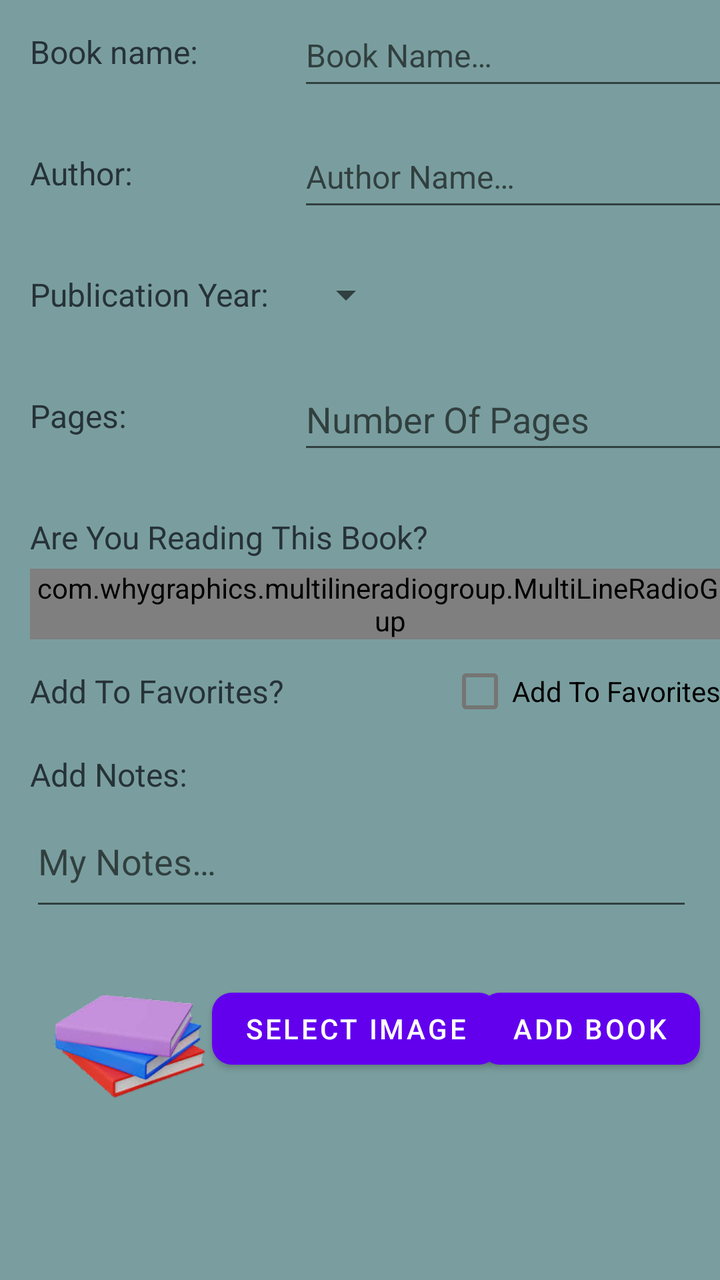
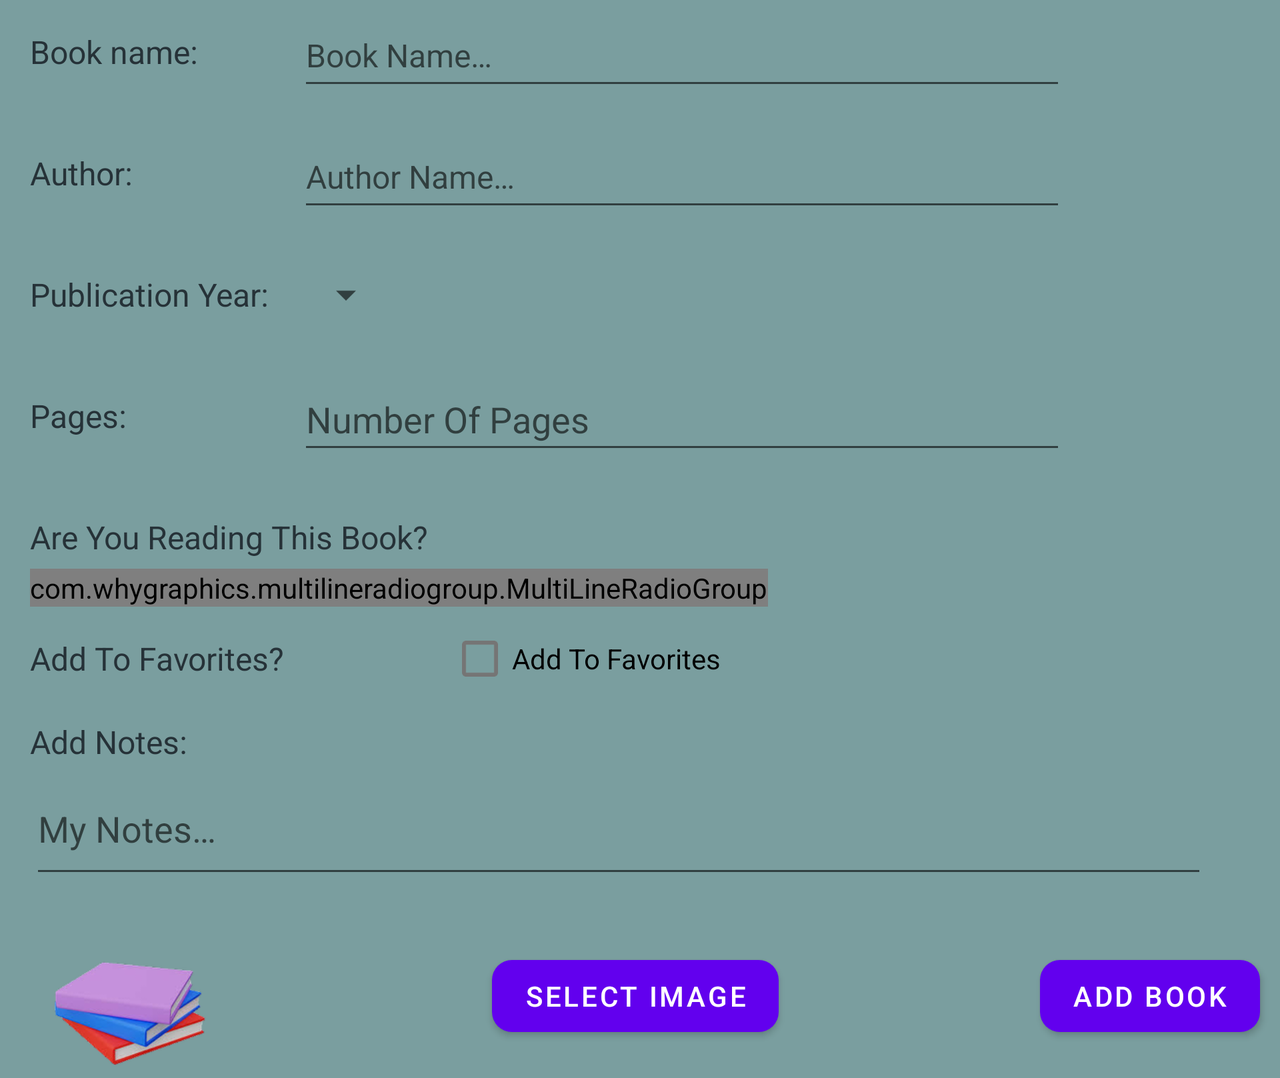

Two renders of one Android screen. The first uses the default layout on a phone; the second uses the alternative layout the repository ships for a different screen configuration, on a matching device. The two XML files are below.
<!-- AndroidManifest.xml: application theme Theme.My_Library -->
<!-- res/layout/activity_add_book.xml -->
<?xml version="1.0" encoding="utf-8"?>
<androidx.constraintlayout.widget.ConstraintLayout xmlns:android="http://schemas.android.com/apk/res/android"
    xmlns:app="http://schemas.android.com/apk/res-auto"
    xmlns:multi_line_radio_group="http://schemas.android.com/apk/res-auto"
    xmlns:tools="http://schemas.android.com/tools"
    android:id="@+id/parentLayout"
    android:layout_width="match_parent"
    android:layout_height="match_parent"
    android:fillViewport="true"
    tools:context="com.sirajsaleem.my_library.AddBookActivity">

    <TextView
        android:id="@+id/nameTxtView"
        android:layout_width="wrap_content"
        android:layout_height="wrap_content"
        android:layout_marginTop="15dp"
        android:text="@string/bookName"
        android:textColor="@color/metalic_black"
        android:textSize="16sp"
        app:layout_constraintStart_toStartOf="@+id/guideline2"
        app:layout_constraintTop_toTopOf="parent" />

    <EditText
        android:id="@+id/nameEditTxt"
        android:layout_width="0dp"
        android:layout_height="wrap_content"
        android:layout_marginStart="15dp"
        android:autofillHints=""
        android:hint="@string/bookNameHint"
        android:inputType="text"
        android:minHeight="48dp"
        android:textSize="16sp"
        app:layout_constraintBottom_toBottomOf="@+id/nameTxtView"
        app:layout_constraintStart_toStartOf="@+id/guideline5"
        app:layout_constraintTop_toTopOf="@+id/nameTxtView"
        app:layout_constraintWidth_percent="0.6"
        tools:ignore="TextContrastCheck" />

    <TextView
        android:id="@+id/authorTxtView"
        android:layout_width="wrap_content"
        android:layout_height="wrap_content"
        android:layout_marginTop="15dp"
        android:text="@string/bookAuthor"
        android:textColor="@color/metalic_black"
        android:textSize="16sp"
        app:layout_constraintStart_toStartOf="@+id/guideline2"
        app:layout_constraintTop_toBottomOf="@+id/nameError" />

    <EditText
        android:id="@+id/authorEditTxt"
        android:layout_width="0dp"
        android:layout_height="wrap_content"
        android:layout_marginStart="15dp"
        android:autofillHints=""
        android:hint="@string/authorNameHint"
        android:inputType="textPersonName"
        android:minHeight="48dp"
        android:textSize="16sp"
        app:layout_constraintBottom_toBottomOf="@+id/authorTxtView"
        app:layout_constraintStart_toStartOf="@+id/guideline5"
        app:layout_constraintTop_toTopOf="@+id/authorTxtView"
        app:layout_constraintWidth_percent="0.6"
        tools:ignore="TextContrastCheck" />

    <TextView
        android:id="@+id/publicationTxtView"
        android:layout_width="wrap_content"
        android:layout_height="wrap_content"
        android:layout_marginTop="15dp"
        android:text="@string/publicationYear"
        android:textColor="@color/metalic_black"
        android:textSize="16sp"
        app:layout_constraintStart_toStartOf="@+id/guideline2"
        app:layout_constraintTop_toBottomOf="@+id/authorError" />

    <Spinner
        android:id="@+id/yearSpinner"
        android:layout_width="wrap_content"
        android:layout_height="wrap_content"
        android:layout_marginStart="15dp"
        android:contentDescription="@string/publicationYearHint"
        android:minHeight="48dp"
        app:layout_constraintBottom_toBottomOf="@+id/publicationTxtView"
        app:layout_constraintStart_toStartOf="@+id/guideline5"
        app:layout_constraintTop_toTopOf="@+id/publicationTxtView" />

    <TextView
        android:id="@+id/pagesTxtView"
        android:layout_width="wrap_content"
        android:layout_height="wrap_content"
        android:layout_marginTop="15dp"
        android:text="@string/bookPages"
        android:textColor="@color/metalic_black"
        android:textSize="16sp"
        app:layout_constraintStart_toStartOf="@+id/guideline2"
        app:layout_constraintTop_toBottomOf="@+id/publicationError" />

    <EditText
        android:id="@+id/pagesNum"
        android:layout_width="0dp"
        android:layout_height="wrap_content"
        android:layout_marginStart="15dp"
        android:autofillHints=""
        android:ems="10"
        android:hint="@string/numberOfPages"
        android:inputType="number"
        android:minHeight="48dp"
        app:layout_constraintBottom_toBottomOf="@+id/pagesTxtView"
        app:layout_constraintStart_toStartOf="@+id/guideline5"
        app:layout_constraintTop_toTopOf="@+id/pagesTxtView"
        app:layout_constraintWidth_percent="0.6"
        tools:ignore="TextContrastCheck" />

    <androidx.constraintlayout.widget.Guideline
        android:id="@+id/guideline2"
        android:layout_width="wrap_content"
        android:layout_height="wrap_content"
        android:orientation="vertical"
        app:layout_constraintGuide_begin="15dp" />

    <TextView
        android:id="@+id/nameError"
        android:layout_width="wrap_content"
        android:layout_height="wrap_content"
        android:layout_marginTop="5dp"
        app:layout_constraintStart_toStartOf="@+id/guideline2"
        app:layout_constraintTop_toBottomOf="@+id/nameTxtView" />

    <TextView
        android:id="@+id/authorError"
        android:layout_width="wrap_content"
        android:layout_height="wrap_content"
        android:layout_marginTop="5dp"
        app:layout_constraintStart_toStartOf="@+id/guideline2"
        app:layout_constraintTop_toBottomOf="@+id/authorTxtView" />

    <TextView
        android:id="@+id/publicationError"
        android:layout_width="wrap_content"
        android:layout_height="wrap_content"
        android:layout_marginTop="5dp"
        app:layout_constraintStart_toStartOf="@+id/guideline2"
        app:layout_constraintTop_toBottomOf="@+id/publicationTxtView" />

    <TextView
        android:id="@+id/pagesError"
        android:layout_width="wrap_content"
        android:layout_height="wrap_content"
        android:layout_marginTop="5dp"
        app:layout_constraintStart_toStartOf="@+id/guideline2"
        app:layout_constraintTop_toBottomOf="@+id/pagesTxtView" />

    <com.whygraphics.multilineradiogroup.MultiLineRadioGroup
        android:id="@+id/isReadingRadioGroup"
        android:layout_width="wrap_content"
        android:layout_height="wrap_content"
        android:layout_marginTop="5dp"
        app:layout_constraintStart_toStartOf="@+id/guideline2"
        app:layout_constraintTop_toBottomOf="@+id/isReadingTxt"
        multi_line_radio_group:max_in_row="2">

        <RadioButton
            android:id="@+id/currentlyReadingRadioBtn"
            android:layout_width="wrap_content"
            android:layout_height="wrap_content"
            android:text="@string/currently_reading" />

        <RadioButton
            android:id="@+id/finishedReadingRadioBtn"
            android:layout_width="wrap_content"
            android:layout_height="wrap_content"
            android:text="@string/finished_reading" />

        <RadioButton
            android:id="@+id/wishlistRadioBtn"
            android:layout_width="wrap_content"
            android:layout_height="wrap_content"
            android:text="@string/add_to_wishlist" />
    </com.whygraphics.multilineradiogroup.MultiLineRadioGroup>

    
    
    
    
    
    
    
    
    
    
    

    <TextView
        android:id="@+id/isReadingTxt"
        android:layout_width="wrap_content"
        android:layout_height="wrap_content"
        android:layout_marginTop="15dp"
        android:text="@string/are_you_reading_this_book"
        android:textColor="@color/metalic_black"
        android:textSize="16sp"
        app:layout_constraintStart_toStartOf="@+id/guideline2"
        app:layout_constraintTop_toBottomOf="@+id/pagesError" />

    <TextView
        android:id="@+id/isReadingError"
        android:layout_width="wrap_content"
        android:layout_height="wrap_content"
        android:layout_marginStart="15dp"
        app:layout_constraintBottom_toBottomOf="@+id/isReadingTxt"
        app:layout_constraintStart_toEndOf="@+id/isReadingTxt"
        app:layout_constraintTop_toTopOf="@+id/isReadingTxt"
        app:layout_constraintVertical_bias="0.0" />

    <CheckBox
        android:id="@+id/myFavCheckBox"
        android:layout_width="wrap_content"
        android:layout_height="wrap_content"
        android:layout_marginStart="90dp"
        android:text="@string/add_to_favorites_first_letter_caps"
        app:layout_constraintBottom_toBottomOf="@+id/addToFavTxt"
        app:layout_constraintStart_toStartOf="@+id/guideline5"
        app:layout_constraintTop_toTopOf="@+id/addToFavTxt" />

    <androidx.constraintlayout.widget.Barrier
        android:id="@+id/barrier2"
        android:layout_width="wrap_content"
        android:layout_height="wrap_content"
        app:barrierDirection="left" />

    <androidx.constraintlayout.widget.Guideline
        android:id="@+id/guideline5"
        android:layout_width="wrap_content"
        android:layout_height="wrap_content"
        android:orientation="vertical"
        app:layout_constraintGuide_begin="134dp" />

    <com.google.android.material.button.MaterialButton
        android:id="@+id/addBtn"
        android:layout_width="wrap_content"
        android:layout_height="wrap_content"
        android:layout_marginEnd="10dp"
        android:text="@string/addBook"
        app:cornerRadius="10dp"
        app:layout_constraintBottom_toBottomOf="@+id/selectImgBtn"
        app:layout_constraintEnd_toEndOf="parent"
        app:layout_constraintTop_toTopOf="@+id/selectImgBtn"
        tools:ignore="TextContrastCheck" />

    <ImageView
        android:id="@+id/bookImg"
        android:layout_width="100dp"
        android:layout_height="80dp"
        android:layout_marginTop="15dp"
        android:layout_marginBottom="10dp"
        android:contentDescription="@string/book_image"
        android:src="@mipmap/books"
        app:layout_constraintBottom_toBottomOf="@+id/selectImgBtn"
        app:layout_constraintStart_toStartOf="@+id/guideline2"
        app:layout_constraintTop_toBottomOf="@+id/addNotesEditTxt"
        app:layout_constraintVertical_bias="0.0"
        tools:ignore="ImageContrastCheck" />

    <com.google.android.material.button.MaterialButton
        android:id="@+id/selectImgBtn"
        android:layout_width="wrap_content"
        android:layout_height="wrap_content"
        android:layout_marginTop="30dp"
        android:text="@string/select_image"
        app:cornerRadius="10dp"
        app:layout_constraintEnd_toStartOf="@+id/addBtn"
        app:layout_constraintStart_toEndOf="@+id/bookImg"
        app:layout_constraintTop_toBottomOf="@+id/addNotesEditTxt"
        tools:ignore="TextContrastCheck" />

    <TextView
        android:id="@+id/addToFavTxt"
        android:layout_width="wrap_content"
        android:layout_height="wrap_content"
        android:layout_marginTop="15dp"
        android:text="@string/add_to_favorites_question"
        android:textColor="@color/metalic_black"
        android:textSize="16sp"
        app:layout_constraintStart_toStartOf="@+id/guideline2"
        app:layout_constraintTop_toBottomOf="@+id/isReadingRadioGroup" />

    <TextView
        android:id="@+id/notesTxt"
        android:layout_width="wrap_content"
        android:layout_height="wrap_content"
        android:layout_marginTop="20dp"
        android:text="@string/add_notes_with_colon"
        android:textColor="@color/metalic_black"
        android:textSize="16sp"
        app:layout_constraintStart_toStartOf="@+id/guideline2"
        app:layout_constraintTop_toBottomOf="@+id/addToFavTxt" />

    <EditText
        android:id="@+id/addNotesEditTxt"
        android:layout_width="0dp"
        android:layout_height="wrap_content"
        android:autofillHints=""
        android:hint="@string/notes_hint"
        android:inputType="textMultiLine"
        android:lines="2"
        android:minHeight="48dp"
        app:layout_constraintStart_toStartOf="@+id/guideline2"
        app:layout_constraintTop_toBottomOf="@+id/notesTxt"
        app:layout_constraintWidth_percent="0.92"
        tools:ignore="TextContrastCheck" />
</androidx.constraintlayout.widget.ConstraintLayout>
<!-- resources referenced by this layout -->
<resources>
  <color name="metalic_black">#263238</color>
  <!-- mipmap books: png bitmap (mipmap-hdpi, 7725 bytes) -->
  <string name="addBook">Add Book</string>
  <string name="add_notes_with_colon">Add Notes:</string>
  <string name="add_to_favorites_first_letter_caps">Add To Favorites</string>
  <string name="add_to_favorites_question">Add To Favorites?</string>
  <string name="add_to_wishlist">Add To Wishlist</string>
  <string name="are_you_reading_this_book">Are You Reading This Book?</string>
  <string name="authorNameHint">Author Name…</string>
  <string name="bookAuthor">Author:</string>
  <string name="bookName">Book name:</string>
  <string name="bookNameHint">Book Name…</string>
  <string name="bookPages">Pages:</string>
  <string name="book_image">Book Image</string>
  <string name="currently_reading">Currently Reading</string>
  <string name="finished_reading">Finished Reading</string>
  <string name="notes_hint">My Notes…</string>
  <string name="numberOfPages">Number Of Pages</string>
  <string name="publicationYear">Publication Year:</string>
  <string name="publicationYearHint">Publication Year…</string>
  <string name="select_image">Select Image</string>
  <style name="Theme.My_Library" parent="Theme.MaterialComponents.Light">
          
          <item name="colorPrimary">@color/purple_500</item>
          <item name="colorPrimaryVariant">@color/purple_700</item>
          <item name="colorOnPrimary">@color/white</item>
          
          <item name="colorSecondary">@color/deep_taupe</item>
          <item name="colorSecondaryVariant">@color/teal_700</item>
          <item name="colorOnSecondary">@color/black</item>
          
          <item name="android:statusBarColor">?attr/colorPrimaryVariant</item>
          
          
          <item name="android:windowAnimationStyle">@style/CustomAnimation</item>
          <item name="android:windowBackground">@color/cadetBlue</item>
      </style>
  <color name="purple_500">#FF6200EE</color>
  <color name="purple_700">#FF3700B3</color>
  <color name="white">#FFFFFFFF</color>
  <color name="deep_taupe">#7A6263</color>
  <color name="teal_700">#FF018786</color>
  <color name="black">#FF000000</color>
  <style name="CustomAnimation">
          <item name="android:activityOpenEnterAnimation">@anim/slide_in</item>
          <item name="android:activityOpenExitAnimation">@anim/slide_out</item>
          <item name="android:activityCloseEnterAnimation">@anim/slide_out</item>
          <item name="android:activityCloseExitAnimation">@anim/slide_in</item>
          <item name="android:windowEnterAnimation">@anim/slide_up</item>
          <item name="android:windowExitAnimation">@anim/slide_down</item>
      </style>
  <color name="cadetBlue">#7A9E9F</color>
</resources>
<!-- res/layout-land/activity_add_book.xml (the repository's variant of the layout above) -->
<!-- drawn on the phone turned sideways -->
<?xml version="1.0" encoding="utf-8"?>
<ScrollView xmlns:android="http://schemas.android.com/apk/res/android"
    xmlns:app="http://schemas.android.com/apk/res-auto"
    xmlns:multi_line_radio_group="http://schemas.android.com/apk/res-auto"
    xmlns:tools="http://schemas.android.com/tools"
    android:layout_width="match_parent"
    android:layout_height="wrap_content">

    <androidx.constraintlayout.widget.ConstraintLayout
        android:id="@+id/parentLayout"
        android:layout_width="match_parent"
        android:layout_height="wrap_content"
        android:fillViewport="true"
        tools:context="com.sirajsaleem.my_library.AddBookActivity">


        <TextView
            android:id="@+id/nameTxtView"
            android:layout_width="wrap_content"
            android:layout_height="wrap_content"
            android:layout_marginTop="15dp"
            android:text="@string/bookName"
            android:textColor="@color/metalic_black"
            android:textSize="16sp"
            app:layout_constraintStart_toStartOf="@+id/guideline2"
            app:layout_constraintTop_toTopOf="parent" />

        <EditText
            android:id="@+id/nameEditTxt"
            android:layout_width="0dp"
            android:layout_height="wrap_content"
            android:layout_marginStart="15dp"
            android:autofillHints=""
            android:hint="@string/bookNameHint"
            android:inputType="text"
            android:minHeight="48dp"
            android:textSize="16sp"
            app:layout_constraintBottom_toBottomOf="@+id/nameTxtView"
            app:layout_constraintStart_toStartOf="@+id/guideline5"
            app:layout_constraintTop_toTopOf="@+id/nameTxtView"
            app:layout_constraintWidth_percent="0.6"
            tools:ignore="TextContrastCheck" />

        <TextView
            android:id="@+id/authorTxtView"
            android:layout_width="wrap_content"
            android:layout_height="wrap_content"
            android:layout_marginTop="15dp"
            android:text="@string/bookAuthor"
            android:textColor="@color/metalic_black"
            android:textSize="16sp"
            app:layout_constraintStart_toStartOf="@+id/guideline2"
            app:layout_constraintTop_toBottomOf="@+id/nameError" />

        <EditText
            android:id="@+id/authorEditTxt"
            android:layout_width="0dp"
            android:layout_height="wrap_content"
            android:layout_marginStart="15dp"
            android:autofillHints=""
            android:hint="@string/authorNameHint"
            android:inputType="textPersonName"
            android:minHeight="48dp"
            android:textSize="16sp"
            app:layout_constraintBottom_toBottomOf="@+id/authorTxtView"
            app:layout_constraintStart_toStartOf="@+id/guideline5"
            app:layout_constraintTop_toTopOf="@+id/authorTxtView"
            app:layout_constraintWidth_percent="0.6"
            tools:ignore="TextContrastCheck" />

        <TextView
            android:id="@+id/publicationTxtView"
            android:layout_width="wrap_content"
            android:layout_height="wrap_content"
            android:layout_marginTop="15dp"
            android:text="@string/publicationYear"
            android:textColor="@color/metalic_black"
            android:textSize="16sp"
            app:layout_constraintStart_toStartOf="@+id/guideline2"
            app:layout_constraintTop_toBottomOf="@+id/authorError" />

        <Spinner
            android:id="@+id/yearSpinner"
            android:layout_width="wrap_content"
            android:layout_height="wrap_content"
            android:layout_marginStart="15dp"
            android:contentDescription="@string/publicationYearHint"
            android:minHeight="48dp"
            app:layout_constraintBottom_toBottomOf="@+id/publicationTxtView"
            app:layout_constraintStart_toStartOf="@+id/guideline5"
            app:layout_constraintTop_toTopOf="@+id/publicationTxtView" />

        <TextView
            android:id="@+id/pagesTxtView"
            android:layout_width="wrap_content"
            android:layout_height="wrap_content"
            android:layout_marginTop="15dp"
            android:text="@string/bookPages"
            android:textColor="@color/metalic_black"
            android:textSize="16sp"
            app:layout_constraintStart_toStartOf="@+id/guideline2"
            app:layout_constraintTop_toBottomOf="@+id/publicationError" />

        <EditText
            android:id="@+id/pagesNum"
            android:layout_width="0dp"
            android:layout_height="wrap_content"
            android:layout_marginStart="15dp"
            android:autofillHints=""
            android:ems="10"
            android:hint="@string/numberOfPages"
            android:inputType="number"
            android:minHeight="48dp"
            app:layout_constraintBottom_toBottomOf="@+id/pagesTxtView"
            app:layout_constraintStart_toStartOf="@+id/guideline5"
            app:layout_constraintTop_toTopOf="@+id/pagesTxtView"
            app:layout_constraintWidth_percent="0.6"
            tools:ignore="TextContrastCheck" />

        <androidx.constraintlayout.widget.Guideline
            android:id="@+id/guideline2"
            android:layout_width="wrap_content"
            android:layout_height="wrap_content"
            android:orientation="vertical"
            app:layout_constraintGuide_begin="15dp" />

        <TextView
            android:id="@+id/nameError"
            android:layout_width="wrap_content"
            android:layout_height="wrap_content"
            android:layout_marginTop="5dp"
            app:layout_constraintStart_toStartOf="@+id/guideline2"
            app:layout_constraintTop_toBottomOf="@+id/nameTxtView" />

        <TextView
            android:id="@+id/authorError"
            android:layout_width="wrap_content"
            android:layout_height="wrap_content"
            android:layout_marginTop="5dp"
            app:layout_constraintStart_toStartOf="@+id/guideline2"
            app:layout_constraintTop_toBottomOf="@+id/authorTxtView" />

        <TextView
            android:id="@+id/publicationError"
            android:layout_width="wrap_content"
            android:layout_height="wrap_content"
            android:layout_marginTop="5dp"
            app:layout_constraintStart_toStartOf="@+id/guideline2"
            app:layout_constraintTop_toBottomOf="@+id/publicationTxtView" />

        <TextView
            android:id="@+id/pagesError"
            android:layout_width="wrap_content"
            android:layout_height="wrap_content"
            android:layout_marginTop="5dp"
            app:layout_constraintStart_toStartOf="@+id/guideline2"
            app:layout_constraintTop_toBottomOf="@+id/pagesTxtView" />

        <com.whygraphics.multilineradiogroup.MultiLineRadioGroup
            android:id="@+id/isReadingRadioGroup"
            android:layout_width="wrap_content"
            android:layout_height="wrap_content"
            android:layout_marginTop="5dp"
            app:layout_constraintStart_toStartOf="@+id/guideline2"
            app:layout_constraintTop_toBottomOf="@+id/isReadingTxt"
            multi_line_radio_group:max_in_row="2">

            <RadioButton
                android:id="@+id/currentlyReadingRadioBtn"
                android:layout_width="wrap_content"
                android:layout_height="wrap_content"
                android:text="@string/currently_reading" />

            <RadioButton
                android:id="@+id/finishedReadingRadioBtn"
                android:layout_width="wrap_content"
                android:layout_height="wrap_content"
                android:text="@string/finished_reading" />

            <RadioButton
                android:id="@+id/wishlistRadioBtn"
                android:layout_width="wrap_content"
                android:layout_height="wrap_content"
                android:text="@string/add_to_wishlist" />
        </com.whygraphics.multilineradiogroup.MultiLineRadioGroup>

        
        
        
        
        
        
        
        
        
        
        

        <TextView
            android:id="@+id/isReadingTxt"
            android:layout_width="wrap_content"
            android:layout_height="wrap_content"
            android:layout_marginTop="15dp"
            android:text="@string/are_you_reading_this_book"
            android:textColor="@color/metalic_black"
            android:textSize="16sp"
            app:layout_constraintStart_toStartOf="@+id/guideline2"
            app:layout_constraintTop_toBottomOf="@+id/pagesError" />

        <TextView
            android:id="@+id/isReadingError"
            android:layout_width="wrap_content"
            android:layout_height="wrap_content"
            android:layout_marginStart="15dp"
            app:layout_constraintBottom_toBottomOf="@+id/isReadingTxt"
            app:layout_constraintStart_toEndOf="@+id/isReadingTxt"
            app:layout_constraintTop_toTopOf="@+id/isReadingTxt"
            app:layout_constraintVertical_bias="0.0" />

        <CheckBox
            android:id="@+id/myFavCheckBox"
            android:layout_width="wrap_content"
            android:layout_height="wrap_content"
            android:layout_marginStart="90dp"
            android:text="@string/add_to_favorites_first_letter_caps"
            app:layout_constraintBottom_toBottomOf="@+id/addToFavTxt"
            app:layout_constraintStart_toStartOf="@+id/guideline5"
            app:layout_constraintTop_toTopOf="@+id/addToFavTxt" />

        <androidx.constraintlayout.widget.Barrier
            android:id="@+id/barrier2"
            android:layout_width="wrap_content"
            android:layout_height="wrap_content"
            app:barrierDirection="left" />

        <androidx.constraintlayout.widget.Guideline
            android:id="@+id/guideline5"
            android:layout_width="wrap_content"
            android:layout_height="wrap_content"
            android:orientation="vertical"
            app:layout_constraintGuide_begin="134dp" />

        <com.google.android.material.button.MaterialButton
            android:id="@+id/addBtn"
            android:layout_width="wrap_content"
            android:layout_height="wrap_content"
            android:layout_marginEnd="10dp"
            android:text="@string/addBook"
            app:cornerRadius="10dp"
            app:layout_constraintBottom_toBottomOf="@+id/selectImgBtn"
            app:layout_constraintEnd_toEndOf="parent"
            app:layout_constraintTop_toTopOf="@+id/selectImgBtn"
            tools:ignore="TextContrastCheck" />

        <ImageView
            android:id="@+id/bookImg"
            android:layout_width="100dp"
            android:layout_height="80dp"
            android:layout_marginTop="15dp"
            android:layout_marginBottom="10dp"
            android:contentDescription="@string/book_image"
            android:src="@mipmap/books"
            app:layout_constraintBottom_toBottomOf="@+id/selectImgBtn"
            app:layout_constraintStart_toStartOf="@+id/guideline2"
            app:layout_constraintTop_toBottomOf="@+id/addNotesEditTxt"
            app:layout_constraintVertical_bias="0.0"
            tools:ignore="ImageContrastCheck" />

        <com.google.android.material.button.MaterialButton
            android:id="@+id/selectImgBtn"
            android:layout_width="wrap_content"
            android:layout_height="wrap_content"
            android:layout_marginTop="30dp"
            android:text="@string/select_image"
            app:cornerRadius="10dp"
            app:layout_constraintEnd_toStartOf="@+id/addBtn"
            app:layout_constraintStart_toEndOf="@+id/bookImg"
            app:layout_constraintTop_toBottomOf="@+id/addNotesEditTxt"
            tools:ignore="TextContrastCheck" />

        <TextView
            android:id="@+id/addToFavTxt"
            android:layout_width="wrap_content"
            android:layout_height="wrap_content"
            android:layout_marginTop="15dp"
            android:text="@string/add_to_favorites_question"
            android:textColor="@color/metalic_black"
            android:textSize="16sp"
            app:layout_constraintStart_toStartOf="@+id/guideline2"
            app:layout_constraintTop_toBottomOf="@+id/isReadingRadioGroup" />

        <TextView
            android:id="@+id/notesTxt"
            android:layout_width="wrap_content"
            android:layout_height="wrap_content"
            android:layout_marginTop="20dp"
            android:text="@string/add_notes_with_colon"
            android:textColor="@color/metalic_black"
            android:textSize="16sp"
            app:layout_constraintStart_toStartOf="@+id/guideline2"
            app:layout_constraintTop_toBottomOf="@+id/addToFavTxt" />

        <EditText
            android:id="@+id/addNotesEditTxt"
            android:layout_width="0dp"
            android:layout_height="wrap_content"
            android:autofillHints=""
            android:hint="@string/notes_hint"
            android:inputType="textMultiLine"
            android:lines="2"
            android:minHeight="48dp"
            app:layout_constraintStart_toStartOf="@+id/guideline2"
            app:layout_constraintTop_toBottomOf="@+id/notesTxt"
            app:layout_constraintWidth_percent="0.92"
            tools:ignore="TextContrastCheck" />
    </androidx.constraintlayout.widget.ConstraintLayout>
</ScrollView>
